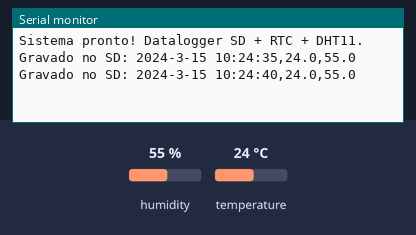
Bench run of a sketch on a simulated Arduino Uno, built with avr-gcc and run on an emulated ATmega328P. On the bench: the last lines printed to the serial monitor. The test bench sets the inputs (shaded band); at power-on: humidity 55 %, temperature 24 °C. The local clock reads 2024-03-15 10:24:30 at power-on unless the sketch sets it; storage starts empty.

Above: at 10.8 s.
10.9 s: humidity set to 22 %
At 15.9 s:
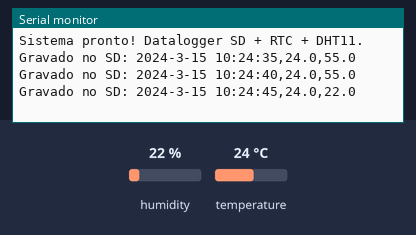
18.3 s: temperature set to 12 °C
At 20.9 s:
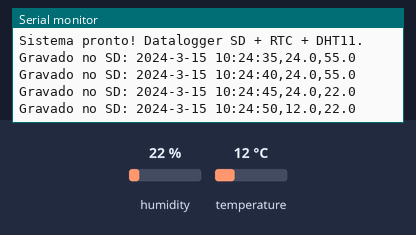
25.7 s: humidity set to 40 %
At 30.9 s:
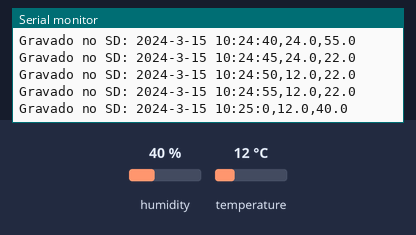
Timing chart, 0 to 32.4 s (numbered marks = the images above; inputs shaded):
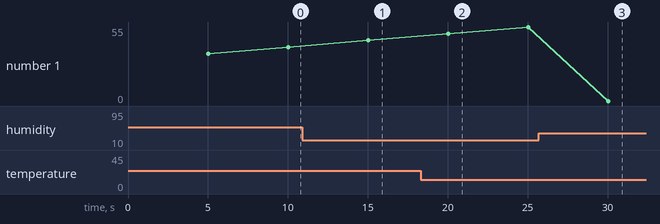

The sketch:

p74_registrador_de_temperatura_em_cartao_sd.ino
```cpp
// ============================================================================
// Projeto 74 — Registrador de Temperatura em Cartão SD
// Placa: Arduino Uno R3 (ATmega328P) | Bibliotecas: SPI, SD, Wire, RTClib, DHT sensor library
// Material: 80 Projetos Arduino
// Datalogger CSV com Módulo MicroSD (SPI), Relógio RTC DS3231 (I2C) e DHT11
// ============================================================================

#include <SPI.h>
#include <SD.h>
#include <Wire.h>
#include <RTClib.h>
#include <DHT.h>

const byte PINO_DHT     = 2;  // Dados do sensor DHT11
const byte PINO_SD_CS   = 10; // Chip Select (CS) do módulo MicroSD
const byte PINO_MOSI    = 11; // SPI MOSI
const byte PINO_MISO    = 12; // SPI MISO
const byte PINO_SCK     = 13; // SPI SCK
const byte PINO_I2C_SDA = A4; // Barramento I2C SDA
const byte PINO_I2C_SCL = A5; // Barramento I2C SCL

// AJUSTE AQUI: Intervalo entre gravações em ms (5000 = 5 segundos)
const unsigned long INTERVALO_LOG_MS = 5000;

RTC_DS3231 rtc;
DHT dht(PINO_DHT, DHT11);
bool sdPronto = false;
unsigned long ultimoLog = 0;

void setup() {
  (void)PINO_MOSI;
  (void)PINO_MISO;
  (void)PINO_SCK;
  (void)PINO_I2C_SDA;
  (void)PINO_I2C_SCL;
  Serial.begin(9600);

  dht.begin();
  if (rtc.begin() && rtc.lostPower()) {
    rtc.adjust(DateTime(F(__DATE__), F(__TIME__)));
  }

  if (SD.begin(PINO_SD_CS)) {
    sdPronto = true;
    File arq = SD.open(F("CLIMA.CSV"), FILE_WRITE);
    if (arq) {
      if (arq.size() == 0) {
        arq.println(F("DataHora,Temp_C,Umidade_Pct"));
      }
      arq.close();
    }
    Serial.println(F("Sistema pronto! Datalogger SD + RTC + DHT11."));
  } else {
    Serial.println(F("Aviso: Falha ao iniciar Cartao SD no pino D10 (use FAT32 ate 32GB)."));
  }
}

void loop() {
  if (millis() - ultimoLog >= INTERVALO_LOG_MS) {
    ultimoLog = millis();

    float t = dht.readTemperature();
    float h = dht.readHumidity();
    if (isnan(t) || isnan(h)) {
      t = 25.0;
      h = 50.0;
    }

    DateTime agora = rtc.now();

    Serial.print(F("Gravado no SD: "));
    Serial.print(agora.year());
    Serial.print('-');
    Serial.print(agora.month());
    Serial.print('-');
    Serial.print(agora.day());
    Serial.print(' ');
    Serial.print(agora.hour());
    Serial.print(':');
    Serial.print(agora.minute());
    Serial.print(':');
    Serial.print(agora.second());
    Serial.print(',');
    Serial.print(t, 1);
    Serial.print(',');
    Serial.println(h, 1);

    if (sdPronto) {
      File arq = SD.open(F("CLIMA.CSV"), FILE_WRITE);
      if (arq) {
        arq.print(agora.year());
        arq.print('-');
        arq.print(agora.month());
        arq.print('-');
        arq.print(agora.day());
        arq.print(' ');
        arq.print(agora.hour());
        arq.print(':');
        arq.print(agora.minute());
        arq.print(':');
        arq.print(agora.second());
        arq.print(',');
        arq.print(t, 1);
        arq.print(',');
        arq.println(h, 1);
        arq.close();
      }
    }
  }
}
```

Measured:
- after the input at 10.9 s, the serial monitor: prints a new line after 4.1 s (image 1)
- after the input at 18.3 s, the serial monitor: prints a new line after 1.7 s (image 2)
- after the input at 25.7 s, the serial monitor: prints a new line after 4.3 s (image 3)
